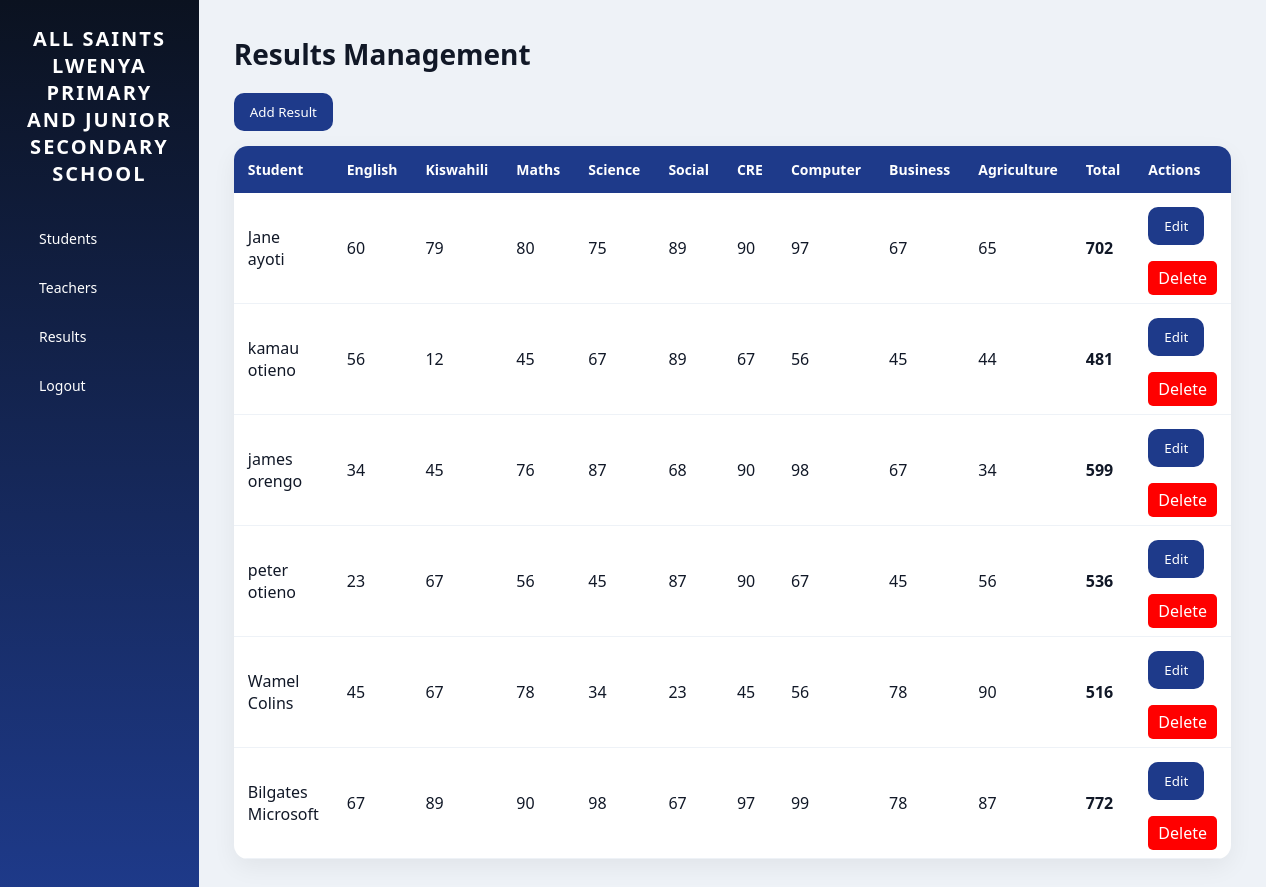
The app's page /results/ with its own data.
### skullapp/models.py (models this page shows, shortened)
class Result(models.Model):
    student = models.ForeignKey(Student, on_delete=models.CASCADE)
    english = models.IntegerField(default=0)
    kiswahili = models.IntegerField(default=0)
    maths = models.IntegerField(default=0)
    science = models.IntegerField(default=0)
    social_studies = models.IntegerField(default=0)
    cre = models.IntegerField(default=0)
    computer = models.IntegerField(default=0)
    business = models.IntegerField(default=0)
    agriculture = models.IntegerField(default=0)
    def total(self):
        return (
            self.english +
            self.kiswahili +
            self.maths +
            self.science +
            self.social_studies +
            self.cre +
            self.computer +
            self.business +
            self.agriculture
        )

class Student(models.Model):
    first_name = models.CharField(max_length=100)
    last_name = models.CharField(max_length=100)
    admission_number = models.CharField(max_length=20, unique=True)
    student_class = models.CharField(max_length=20)

### skullapp/views.py (the view)
# urls.py: path('results/', views.results, name='results'),
def results(request):
    results = Result.objects.all()
    return render(request, 'results.html', {'results': results})

### skullapp/templates/results.html (shortened to what this page needs)
{% extends 'base.html' %}
{% block content %}
<h1>Results Management</h1>
<a href="{% url 'add_result' %}">
    <button>Add Result</button>
</a>
<table>
    <tr>
        <th>Student</th>
        <th>English</th>
        <th>Kiswahili</th>
        <th>Maths</th>
        <th>Science</th>
        <th>Social</th>
        <th>CRE</th>
        <th>Computer</th>
        <th>Business</th>
        <th>Agriculture</th>
        <th>Total</th>
        <th>Actions</th>
    </tr>
    {% for r in results %}
    <tr>
        <td>{{ r.student.first_name }} {{ r.student.last_name }}</td>
        <td>{{ r.english }}</td>
        <td>{{ r.kiswahili }}</td>
        <td>{{ r.maths }}</td>
        <td>{{ r.science }}</td>
        <td>{{ r.social_studies }}</td>
        <td>{{ r.cre }}</td>
        <td>{{ r.computer }}</td>
        <td>{{ r.business }}</td>
        <td>{{ r.agriculture }}</td>
        <td><strong>{{ r.total }}</strong></td>
        <td>
            <a href="{% url 'edit_result' r.pk %}"><button>Edit</button></a><br>
            <br>
       <a href="{% url 'delete_result' r.pk %}"
   onclick="openDeleteModal({{ r.pk }}, '{{ r.student.first_name }} {{ r.student.last_name }}'); return false;"
   style="background:red; color:white; padding:6px 10px; border-radius:5px; text-decoration:none;">
   Delete
</a>
        </td>
    </tr>
    {% endfor %}
</table>
{% endblock %}

### static/css/style.css (style rules this page uses)
* { margin: 0; padding: 0; box-sizing: border-box; font-family: 'Segoe UI', system-ui, sans-serif; }
body { display: flex; background: #eef2f7; color: #111827; min-height: 100vh; }
h1 { font-size: 28px; margin-bottom: 20px; }
table { width: 100%; border-collapse: collapse; background: white; border-radius: 14px; overflow: hidden; box-shadow: 0 8px 25px rgba(0,0,0,0.06); margin-top: 15px; }
th { background: #1e3a8a; color: white; padding: 14px; text-align: left; font-size: 14px; }
td { padding: 14px; border-bottom: 1px solid #eef2f7; }
button { background: #1e3a8a; color: white; border: none; padding: 10px 16px; border-radius: 10px; cursor: pointer; transition: 0.2s; font-weight: 500; }
a { text-decoration: none; }

### records on screen
Result: student.first_name "Jane", student.last_name "ayoti", english "60", kiswahili "79", maths "80", science "75", social_studies "89", cre "90", computer "97", business "67", agriculture "65", total "702"
Result: student.first_name "kamau", student.last_name "otieno", english "56", kiswahili "12", maths "45", science "67", social_studies "89", cre "67", computer "56", business "45", agriculture "44", total "481"
Result: student.first_name "james", student.last_name "orengo", english "34", kiswahili "45", maths "76", science "87", social_studies "68", cre "90", computer "98", business "67", agriculture "34", total "599"
Result: student.first_name "peter", student.last_name "otieno", english "23", kiswahili "67", maths "56", science "45", social_studies "87", cre "90", computer "67", business "45", agriculture "56", total "536"
Result: student.first_name "Wamel", student.last_name "Colins", english "45", kiswahili "67", maths "78", science "34", social_studies "23", cre "45", computer "56", business "78", agriculture "90", total "516"
Result: student.first_name "Bilgates", student.last_name "Microsoft", english "67", kiswahili "89", maths "90", science "98", social_studies "67", cre "97", computer "99", business "78", agriculture "87", total "772"
